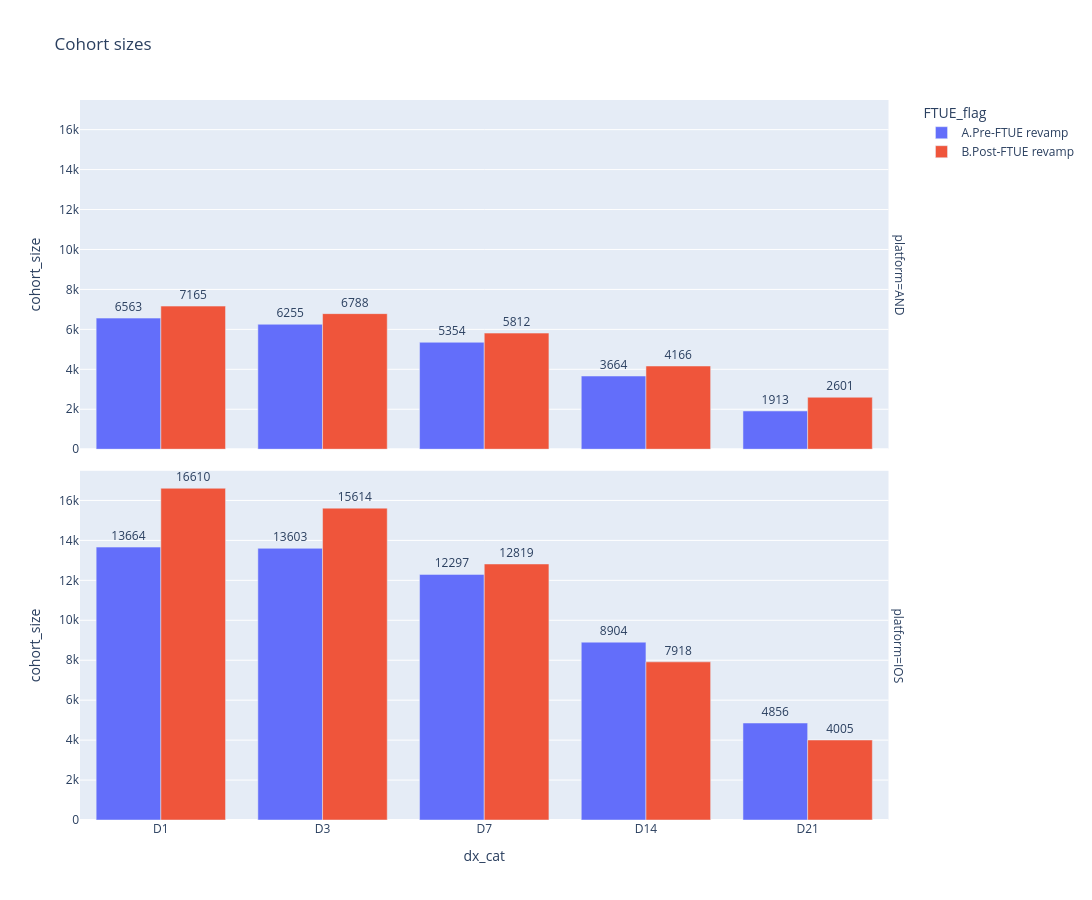

Notebook code cell kept with this figure:
### Markdown cell above
### Cohort sizes

### Code cell
# Bar chart: cohort sizes at each retention checkpoint by FTUE group and platform
df_plot = retention_data_total[retention_data_total['dx'] != 0].copy()

# Convert dx to ordered categorical for proper x-axis ordering
dx_vals = sorted(df_plot['dx'].unique())
dx_labels = ['D' + str(d) for d in dx_vals]
df_plot['dx_cat'] = pd.Categorical(
    'D' + df_plot['dx'].astype(str),
    categories=dx_labels,
    ordered=True
)

fig = px.bar(
    df_plot,
    x='dx_cat',
    y='cohort_size',
    color='FTUE_flag',
    text='cohort_size',
    title='Cohort sizes',
    facet_row='platform',
    barmode='group',
    width=1200,
    height=900,
    hover_data={'retained_size': True, 'cohort_size': True, 'num_cohorts': True},
    category_orders={'dx_cat': dx_labels}
)

fig.update_traces(texttemplate='%{text:0}', textposition='outside')
fig.update_layout(
    #yaxis_tickformat='.0%',
    #yaxis2_tickformat='.0%',
    uniformtext_minsize=8,
    uniformtext_mode='hide'
)

fig.show()

### Figure 1 — Plotly figure (JSON) as saved in the notebook; plotly's stock layout.template omitted (floating-point values rounded to 4 significant figures)
{"data": [{"alignmentgroup": "True", "customdata": [[1905, 27], [1160, 25], [784, 21], [403, 14], [169, 7]], "hovertemplate": "FTUE_flag=A.Pre-FTUE revamp<br>platform=AND<br>dx_cat=%{x}<br>cohort_size=%{text}<br>retained_size=%{customdata[0]}<br>num_cohorts=%{customdata[1]}<extra></extra>", "legendgroup": "A.Pre-FTUE revamp", "marker": {"color": "#636efa", "pattern": {"shape": ""}}, "name": "A.Pre-FTUE revamp", "offsetgroup": "A.Pre-FTUE revamp", "orientation": "v", "showlegend": true, "text": [6563.0, 6255.0, 5354.0, 3664.0, 1913.0], "textposition": "outside", "texttemplate": "%{text:0}", "type": "bar", "x": ["D1", "D3", "D7", "D14", "D21"], "xaxis": "x2", "y": [6563, 6255, 5354, 3664, 1913], "yaxis": "y2"}, {"alignmentgroup": "True", "customdata": [[4363, 27], [2552, 25], [1636, 21], [788, 14], [348, 7]], "hovertemplate": "FTUE_flag=A.Pre-FTUE revamp<br>platform=IOS<br>dx_cat=%{x}<br>cohort_size=%{text}<br>retained_size=%{customdata[0]}<br>num_cohorts=%{customdata[1]}<extra></extra>", "legendgroup": "A.Pre-FTUE revamp", "marker": {"color": "#636efa", "pattern": {"shape": ""}}, "name": "A.Pre-FTUE revamp", "offsetgroup": "A.Pre-FTUE revamp", "orientation": "v", "showlegend": false, "text": [13660.0, 13600.0, 12300.0, 8904.0, 4856.0], "textposition": "outside", "texttemplate": "%{text:0}", "type": "bar", "x": ["D1", "D3", "D7", "D14", "D21"], "xaxis": "x", "y": [13664, 13603, 12297, 8904, 4856], "yaxis": "y"}, {"alignmentgroup": "True", "customdata": [[2000, 27], [1075, 25], [710, 21], [376, 14], [156, 7]], "hovertemplate": "FTUE_flag=B.Post-FTUE revamp<br>platform=AND<br>dx_cat=%{x}<br>cohort_size=%{text}<br>retained_size=%{customdata[0]}<br>num_cohorts=%{customdata[1]}<extra></extra>", "legendgroup": "B.Post-FTUE revamp", "marker": {"color": "#EF553B", "pattern": {"shape": ""}}, "name": "B.Post-FTUE revamp", "offsetgroup": "B.Post-FTUE revamp", "orientation": "v", "showlegend": true, "text": [7165.0, 6788.0, 5812.0, 4166.0, 2601.0], "textposition": "outside", "texttemplate": "%{text:0}", "type": "bar", "x": ["D1", "D3", "D7", "D14", "D21"], "xaxis": "x2", "y": [7165, 6788, 5812, 4166, 2601], "yaxis": "y2"}, {"alignmentgroup": "True", "customdata": [[5323, 27], [2909, 25], [1712, 21], [819, 14], [327, 7]], "hovertemplate": "FTUE_flag=B.Post-FTUE revamp<br>platform=IOS<br>dx_cat=%{x}<br>cohort_size=%{text}<br>retained_size=%{customdata[0]}<br>num_cohorts=%{customdata[1]}<extra></extra>", "legendgroup": "B.Post-FTUE revamp", "marker": {"color": "#EF553B", "pattern": {"shape": ""}}, "name": "B.Post-FTUE revamp", "offsetgroup": "B.Post-FTUE revamp", "orientation": "v", "showlegend": false, "text": [16610.0, 15610.0, 12820.0, 7918.0, 4005.0], "textposition": "outside", "texttemplate": "%{text:0}", "type": "bar", "x": ["D1", "D3", "D7", "D14", "D21"], "xaxis": "x", "y": [16610, 15614, 12819, 7918, 4005], "yaxis": "y"}], "layout": {"annotations": [{"font": {}, "showarrow": false, "text": "platform=IOS", "textangle": 90, "x": 0.98, "xanchor": "left", "xref": "paper", "y": 0.2425, "yanchor": "middle", "yref": "paper"}, {"font": {}, "showarrow": false, "text": "platform=AND", "textangle": 90, "x": 0.98, "xanchor": "left", "xref": "paper", "y": 0.7575, "yanchor": "middle", "yref": "paper"}], "barmode": "group", "height": 900, "legend": {"title": {"text": "FTUE_flag"}, "tracegroupgap": 0}, "title": {"text": "Cohort sizes"}, "uniformtext": {"minsize": 8, "mode": "hide"}, "width": 1200, "xaxis": {"anchor": "y", "categoryarray": ["D1", "D3", "D7", "D14", "D21"], "categoryorder": "array", "domain": [0, 0.98], "title": {"text": "dx_cat"}}, "xaxis2": {"anchor": "y2", "domain": [0, 0.98], "matches": "x", "showticklabels": false}, "yaxis": {"anchor": "x", "domain": [0, 0.485], "title": {"text": "cohort_size"}}, "yaxis2": {"anchor": "x2", "domain": [0.515, 1], "matches": "y", "title": {"text": "cohort_size"}}}}
